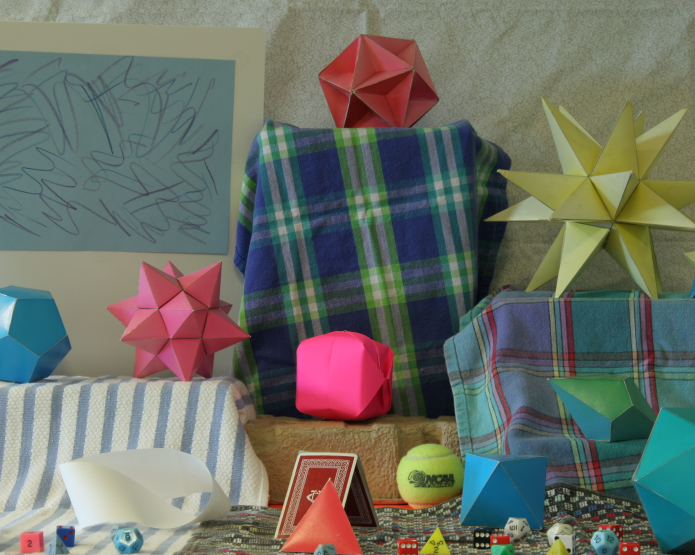
#> input picture Problem_Set_4/data/moebius1.png, 1390 x 1110 px (shown at 1/2 size)
$ python main.py
#> lines starting #> are read from the running program, lines starting #| are printed output that depends on the picture
import os
import cv2
import numpy as np
import matplotlib.pyplot as plt
import argparse
import trimesh
import multiprocessing as mp
from tqdm import tqdm
from typing import Tuple


# [22 lines left out: functions normalize_disparity_map, visualize_disparity_map, not called in this run]

import time
# [211 lines left out: functions task1_compute_disparity_map_simple, task1_simple_disparity, task2_compute_depth_map, task2_visualize_pointcloud, task3_compute_disparity_map_dp, not called in this run]


def main(tasks):

    # Read images and ground truth disparity maps
#> called with tasks = '0123'
    moebius_img1 = cv2.imread("data/moebius1.png")
#> moebius_img1 is the input picture: shape (1110, 1390, 3); mean B, G, R 102.1, 111.3, 107.8
    moebius_img1_gray = cv2.cvtColor(moebius_img1, cv2.COLOR_BGR2GRAY)
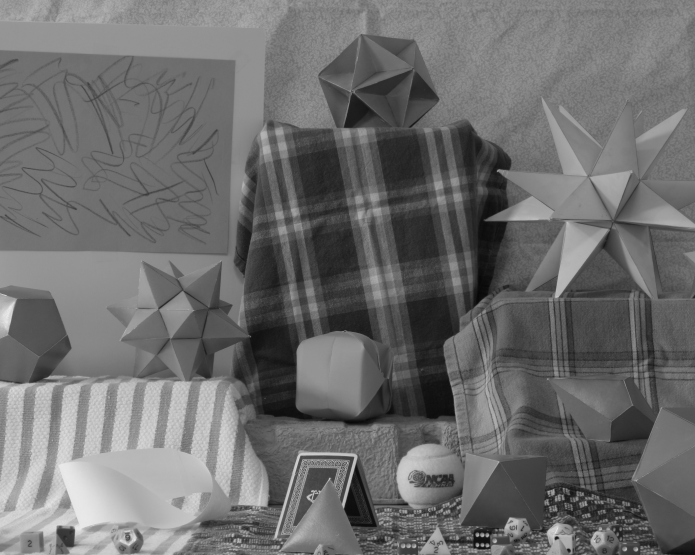
#> moebius_img1_gray: shape (1110, 1390) (shown at 1/2 size); min 5, max 245, mean 109.2
    moebius_img2 = cv2.imread("data/moebius2.png")
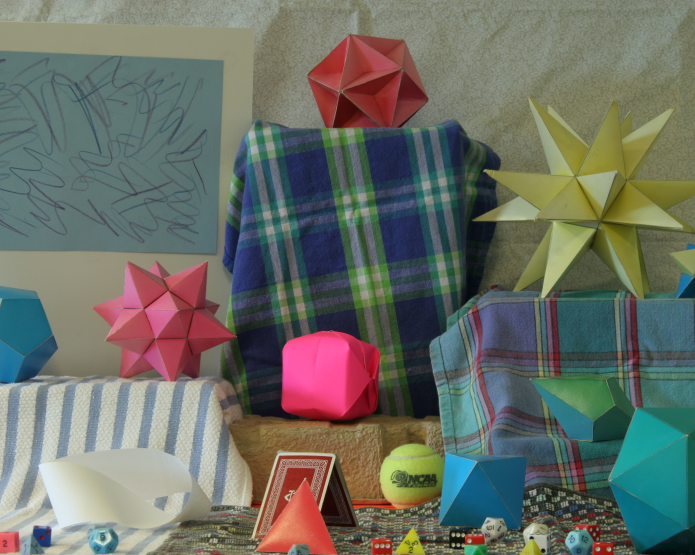
#> input picture Problem_Set_4/data/moebius2.png, 1390 x 1110 px (shown at 1/2 size)
#> moebius_img2 is the input picture: shape (1110, 1390, 3); mean B, G, R 101.1, 110.5, 106.4
    moebius_img2_gray = cv2.cvtColor(moebius_img2, cv2.COLOR_BGR2GRAY)
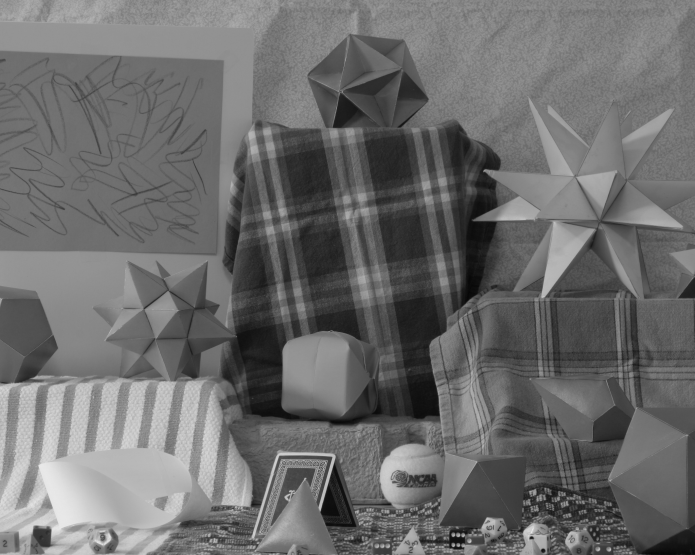
#> moebius_img2_gray: shape (1110, 1390) (shown at 1/2 size); min 5, max 241, mean 108.2
    moebius_gt = cv2.imread("data/moebius_gt.png", cv2.IMREAD_GRAYSCALE)
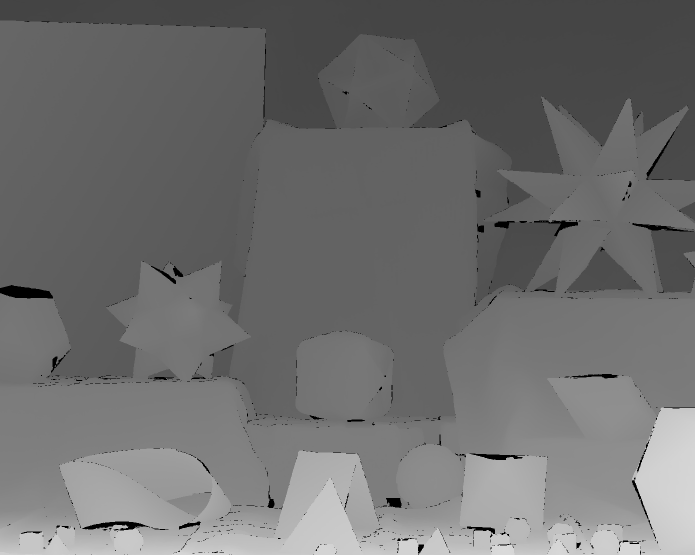
#> input picture Problem_Set_4/data/moebius_gt.png, 1390 x 1110 px (shown at 1/2 size)
#> moebius_gt is the input picture: shape (1110, 1390); min 0, max 218, mean 110.3

    tsukuba_img1 = cv2.imread("data/tsukuba1.jpg")
#> (the run stopped early here; a loop or call above may not have finished)
